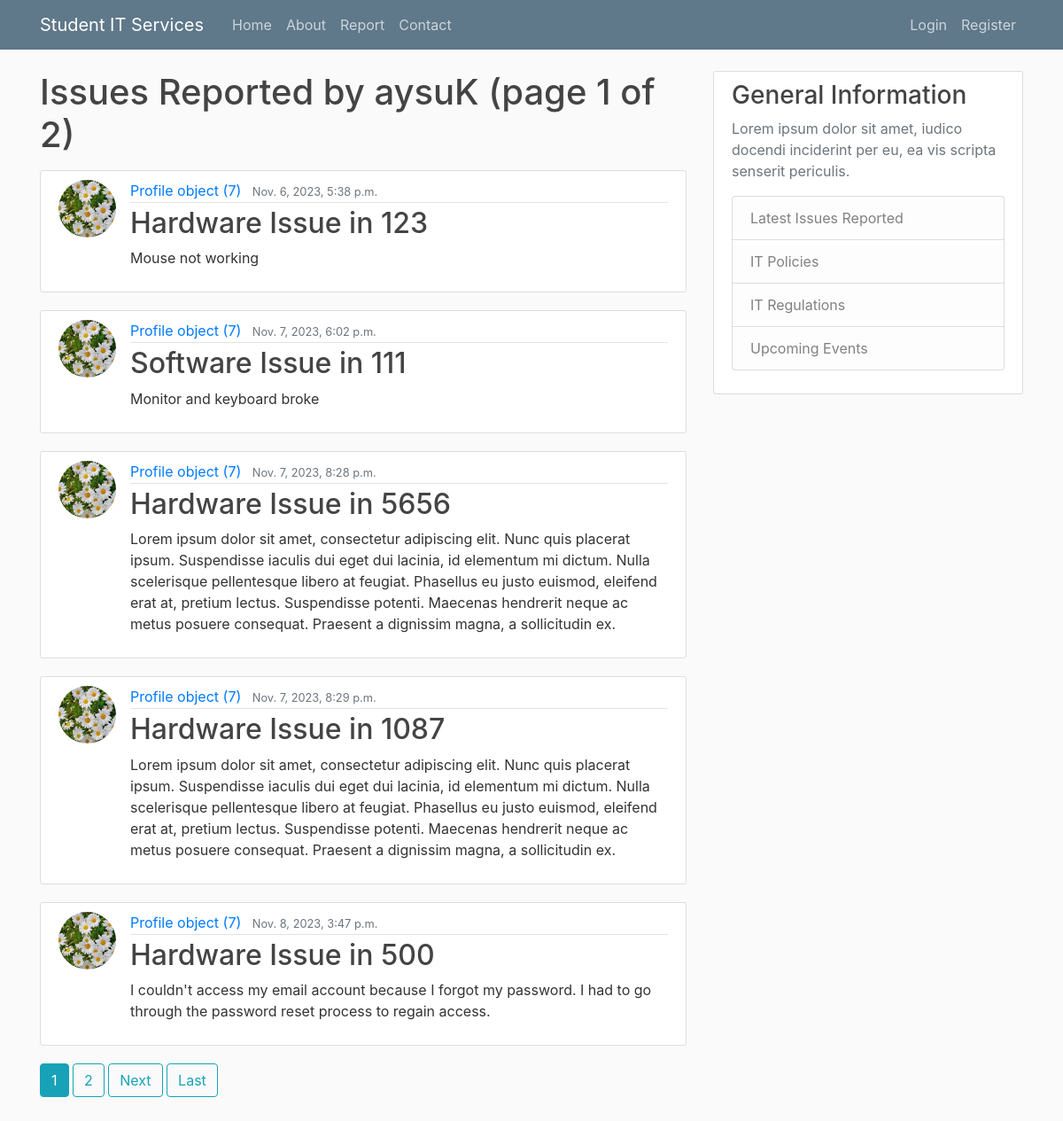
Screenshot of /issue/aysuK with the database file from the repository.
### itreporting/models.py (models this page shows, shortened)
class Issue(models.Model):
    type = models.CharField(max_length = 100, choices = [('Hardware', 'Hardware'), ('Software', 'Software')])
    room = models.CharField(max_length = 100)
    urgent = models.BooleanField(default = False)
    details = models.TextField()
    date_submitted = models.DateTimeField(default = timezone.now)
    author = models.ForeignKey(User, related_name = 'issues', on_delete = models.CASCADE)
    def __str__(self):
        return f'{self.type} Issue in {self.room}'

### users/models.py (models this page shows)
class Profile(models.Model):
    user = models.OneToOneField(User, null = True, on_delete = models.CASCADE)
    image = models.ImageField(default = 'default.png', upload_to = 'profile_pics')

### itreporting/views.py (the view)
# urls.py: path('issue/<str:username>', UserPostListView.as_view(), name = 'user-issues'),
class UserPostListView(ListView):
    model = Issue
    template_name = 'itreporting/user_issues.html'
    context_object_name = 'issues'
    paginate_by = 5
    def get_queryset(self):
        user=get_object_or_404(User, username=self.kwargs.get('username'))
        return Issue.objects.filter(author=user).order_by('date_submitted')

### itreporting/templates/itreporting/user_issues.html (shortened to what this page needs)
{% extends "itreporting/base.html" %}
{% block content %}
<h1 class="mb-3"> Issues Reported by {{ view.kwargs.username }}
    {% if is_paginated %}
        (page {{page_obj.number}} of {{page_obj.paginator.num_pages}})
    {% endif %}</h1>
{% for issue in issues %}
<article class="media content-section">
    <img class="rounded-circle article-img" src="{{ issue.author.profile.image.url }}"/>
    <div class="media-body">
        <div class="article-metadata">
            <a class="mr-2" href="#">{{ issue.author.profile }}</a> <small class="text-muted">{{ issue.date_submitted}}</small>
        </div>
        <h2><a class="article-title" href="{% url 'itreporting:issue-detail' issue.id %}">{{ issue }}</a></h2>
        <p class="article-content">{{ issue.details }}</p>
    </div>
</article>
{% endfor %}
{% if is_paginated %}
    {% for num in page_obj.paginator.page_range %} {% if page_obj.number == num %}
        <a class="btn btn-info mb-4" href="?page={{num}}">{{num}}</a>
    {% elif num > page_obj.number|add:'-3' and num < page_obj.number|add:'3' %}
        <a class="btn btn-outline-info mb-4" href="?page={{num}}">{{num}}</a>
    {% endif %}
    {% endfor %}
    {% if page_obj.has_next %}
        <a class="btn btn-outline-info mb-4" href="?page={{page_obj.next_page_number}}">Next</a>
        <a class="btn btn-outline-info mb-4" href="?page={{page_obj.paginator.num_pages}}">Last</a>
    {% endif %}
    {% endif %}
{% endblock content %}

### itreporting/static/css/style.css (style rules this page uses)
html { position: relative; min-height: 100%; }
body { background: #fafafa; color: #333333; margin-top: 5rem; margin-bottom: 50px; }
h1, h2, h3, h4, h5, h6 { color: #444444; }
.content-section { background: #ffffff; padding: 10px 20px; border: 1px solid #dddddd; border-radius: 3px; margin-bottom: 20px; }
.article-title { color: #444444; }
.article-content { white-space: pre-line; }
.article-img { height: 65px; width: 65px; margin-right: 16px; }
.article-metadata { padding-bottom: 1px; margin-bottom: 4px; border-bottom: 1px solid #e3e3e3 }

### rows the page displays
Issue: author.profile.image (picture), author.profile "Profile object (7)", date_submitted "Nov. 6, 2023, 5:38 p.m.", type+room "Hardware Issue in 123", details "Mouse not working"
Issue: author.profile.image (picture), author.profile "Profile object (7)", date_submitted "Nov. 7, 2023, 6:02 p.m.", type+room "Software Issue in 111", details "Monitor and keyboard broke"
Issue: author.profile.image (picture), author.profile "Profile object (7)", date_submitted "Nov. 7, 2023, 8:28 p.m.", type+room "Hardware Issue in 5656", details "Lorem ipsum dolor sit amet, consectetur adipiscing elit. Nunc quis placerat ipsum. Suspendisse iaculis dui eget dui lacinia, id elementum mi dictum. Nulla scelerisque pellentesque libero at feugiat. Phasellus eu justo euismod, eleifend erat at, pretium lectus. Suspendisse potenti. Maecenas hendrerit neque ac metus posuere consequat. Praesent a dignissim magna, a sollicitudin ex."
Issue: author.profile.image (picture), author.profile "Profile object (7)", date_submitted "Nov. 7, 2023, 8:29 p.m.", type+room "Hardware Issue in 1087", details "Lorem ipsum dolor sit amet, consectetur adipiscing elit. Nunc quis placerat ipsum. Suspendisse iaculis dui eget dui lacinia, id elementum mi dictum. Nulla scelerisque pellentesque libero at feugiat. Phasellus eu justo euismod, eleifend erat at, pretium lectus. Suspendisse potenti. Maecenas hendrerit neque ac metus posuere consequat. Praesent a dignissim magna, a sollicitudin ex."
Issue: author.profile.image (picture), author.profile "Profile object (7)", date_submitted "Nov. 8, 2023, 3:47 p.m.", type+room "Hardware Issue in 500", details "I couldn't access my email account because I forgot my password. I had to go through the password reset process to regain access."

### other values shown
{{ view.kwargs.username }} "aysuK"
{{ page_obj.number }} "1"
{{ page_obj.paginator.num_pages }} "2"
{{ num }} "1"
{{ num }} "2"
